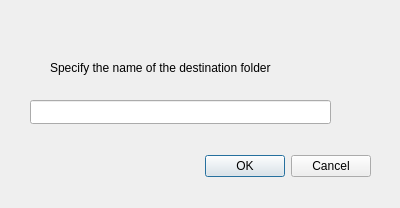
<?xml version="1.0" encoding="UTF-8"?>
<ui version="4.0">
 <class>Dialog</class>
 <widget class="QDialog" name="Dialog">
  <property name="geometry">
   <rect>
    <x>0</x>
    <y>0</y>
    <width>400</width>
    <height>208</height>
   </rect>
  </property>
  <property name="windowTitle">
   <string>Dialog</string>
  </property>
  <widget class="QDialogButtonBox" name="buttonBox">
   <property name="geometry">
    <rect>
     <x>30</x>
     <y>150</y>
     <width>341</width>
     <height>32</height>
    </rect>
   </property>
   <property name="orientation">
    <enum>Qt::Horizontal</enum>
   </property>
   <property name="standardButtons">
    <set>QDialogButtonBox::Cancel|QDialogButtonBox::Ok</set>
   </property>
  </widget>
  <widget class="QLineEdit" name="lineEdit">
   <property name="geometry">
    <rect>
     <x>30</x>
     <y>100</y>
     <width>301</width>
     <height>24</height>
    </rect>
   </property>
  </widget>
  <widget class="QLabel" name="label">
   <property name="geometry">
    <rect>
     <x>50</x>
     <y>60</y>
     <width>271</width>
     <height>16</height>
    </rect>
   </property>
   <property name="text">
    <string>Specify the name of the destination folder</string>
   </property>
  </widget>
 </widget>
 <resources/>
 <connections>
  <connection>
   <sender>buttonBox</sender>
   <signal>accepted()</signal>
   <receiver>Dialog</receiver>
   <slot>accept()</slot>
   <hints>
    <hint type="sourcelabel">
     <x>248</x>
     <y>254</y>
    </hint>
    <hint type="destinationlabel">
     <x>157</x>
     <y>274</y>
    </hint>
   </hints>
  </connection>
  <connection>
   <sender>buttonBox</sender>
   <signal>rejected()</signal>
   <receiver>Dialog</receiver>
   <slot>reject()</slot>
   <hints>
    <hint type="sourcelabel">
     <x>316</x>
     <y>260</y>
    </hint>
    <hint type="destinationlabel">
     <x>286</x>
     <y>274</y>
    </hint>
   </hints>
  </connection>
 </connections>
</ui>
